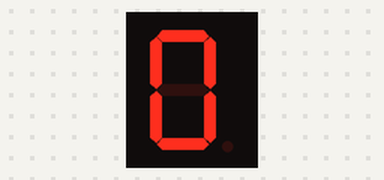
A sketch run on a simulated Arduino MKR. Parts: 1-digit seven-segment display. Wiring (inferred from the names in the program): 1-digit 7-segment display, segments lit when HIGH: segments D12, D11, D10, D9, D8, D7, D6. The segment pins are drawn as the display they are named for.

Above: at 0.1 s.
At 10.1 s:
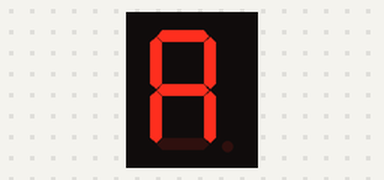
At 12.1 s:
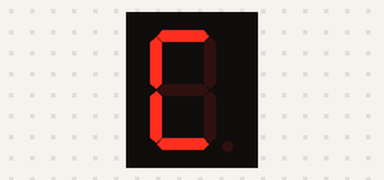
At 13.1 s:
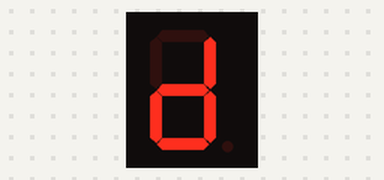
At 14.1 s:
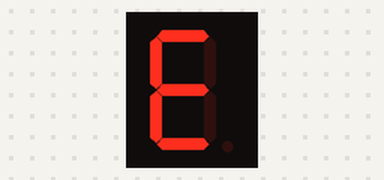
At 15.1 s:
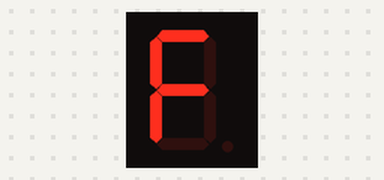

Measured:
- by itself, everything shown: repeats every 16.0 s, in 16 steps
- what the display in image 1 shows lasts 1.0 s, from 10.0 s to 11.0 s

The sketch:

seven_segment_direct.ino
```cpp
#include <WiFiNINA.h>

const int SEGA = 12;
const int SEGB = 11;
const int SEGC = 10;
const int SEGD = 9;
const int SEGE = 8;
const int SEGF = 7;
const int SEGG = 6;

void setup() {
  // put your setup code here, to run once:
  pinMode(SEGA,OUTPUT);
  pinMode(SEGB,OUTPUT);
  pinMode(SEGC,OUTPUT);
  pinMode(SEGD,OUTPUT);
  pinMode(SEGE,OUTPUT);
  pinMode(SEGF,OUTPUT);
  pinMode(SEGG,OUTPUT);

}

void loop() {
  // put your main code here, to run repeatedly:
  int count = 0;
  for(count = 0; count<16; count++){
    switch(count){
      case 0:
          digitalWrite(SEGA,HIGH);
          digitalWrite(SEGB,HIGH);
          digitalWrite(SEGC,HIGH);
          digitalWrite(SEGD,HIGH);
          digitalWrite(SEGE,HIGH);
          digitalWrite(SEGF,HIGH);
          digitalWrite(SEGG,LOW);
          break;
      case 1:
          digitalWrite(SEGA,LOW);
          digitalWrite(SEGB,HIGH);
          digitalWrite(SEGC,HIGH);
          digitalWrite(SEGD,LOW);
          digitalWrite(SEGE,LOW);
          digitalWrite(SEGF,LOW);
          digitalWrite(SEGG,LOW);
          break;
      case 2:
          digitalWrite(SEGA,HIGH);
          digitalWrite(SEGB,HIGH);
          digitalWrite(SEGC,LOW);
          digitalWrite(SEGD,HIGH);
          digitalWrite(SEGE,HIGH);
          digitalWrite(SEGF,LOW);
          digitalWrite(SEGG,HIGH);
          break;
      case 3:
          digitalWrite(SEGA,HIGH);
          digitalWrite(SEGB,HIGH);
          digitalWrite(SEGC,HIGH);
          digitalWrite(SEGD,HIGH);
          digitalWrite(SEGE,LOW);
          digitalWrite(SEGF,LOW);
          digitalWrite(SEGG,HIGH);
          break;
      case 4:
          digitalWrite(SEGA,LOW);
          digitalWrite(SEGB,HIGH);
          digitalWrite(SEGC,HIGH);
          digitalWrite(SEGD,LOW);
          digitalWrite(SEGE,LOW);
          digitalWrite(SEGF,HIGH);
          digitalWrite(SEGG,HIGH);
          break;
      case 5:
          digitalWrite(SEGA,HIGH);
          digitalWrite(SEGB,LOW);
          digitalWrite(SEGC,HIGH);
          digitalWrite(SEGD,HIGH);
          digitalWrite(SEGE,LOW);
          digitalWrite(SEGF,HIGH);
          digitalWrite(SEGG,HIGH);
          break;
      case 6:
          digitalWrite(SEGA,HIGH);
          digitalWrite(SEGB,LOW);
          digitalWrite(SEGC,HIGH);
          digitalWrite(SEGD,HIGH);
          digitalWrite(SEGE,HIGH);
          digitalWrite(SEGF,HIGH);
          digitalWrite(SEGG,HIGH);
          break;
      case 7:
          digitalWrite(SEGA,HIGH);
          digitalWrite(SEGB,HIGH);
          digitalWrite(SEGC,HIGH);
          digitalWrite(SEGD,LOW);
          digitalWrite(SEGE,LOW);
          digitalWrite(SEGF,LOW);
          digitalWrite(SEGG,LOW);
          break;
      case 8:
          digitalWrite(SEGA,HIGH);
          digitalWrite(SEGB,HIGH);
          digitalWrite(SEGC,HIGH);
          digitalWrite(SEGD,HIGH);
          digitalWrite(SEGE,HIGH);
          digitalWrite(SEGF,HIGH);
          digitalWrite(SEGG,HIGH);
          break;
      case 9:
          digitalWrite(SEGA,HIGH);
          digitalWrite(SEGB,HIGH);
          digitalWrite(SEGC,HIGH);
          digitalWrite(SEGD,LOW);
          digitalWrite(SEGE,LOW);
          digitalWrite(SEGF,HIGH);
          digitalWrite(SEGG,HIGH);
          break;
      case 10: //A
          digitalWrite(SEGA,HIGH);
          digitalWrite(SEGB,HIGH);
          digitalWrite(SEGC,HIGH);
          digitalWrite(SEGD,LOW);
          digitalWrite(SEGE,HIGH);
          digitalWrite(SEGF,HIGH);
          digitalWrite(SEGG,HIGH);
          break;
      case 11: //B
          digitalWrite(SEGA,LOW);
          digitalWrite(SEGB,LOW);
          digitalWrite(SEGC,HIGH);
          digitalWrite(SEGD,HIGH);
          digitalWrite(SEGE,HIGH);
          digitalWrite(SEGF,HIGH);
          digitalWrite(SEGG,HIGH);
          break;
      case 12: //C
          digitalWrite(SEGA,HIGH);
          digitalWrite(SEGB,LOW);
          digitalWrite(SEGC,LOW);
          digitalWrite(SEGD,HIGH);
          digitalWrite(SEGE,HIGH);
          digitalWrite(SEGF,HIGH);
          digitalWrite(SEGG,LOW);
          break;
      case 13: //D
          digitalWrite(SEGA,LOW);
          digitalWrite(SEGB,HIGH);
          digitalWrite(SEGC,HIGH);
          digitalWrite(SEGD,HIGH);
          digitalWrite(SEGE,HIGH);
          digitalWrite(SEGF,LOW);
          digitalWrite(SEGG,HIGH);
          break;
      case 14: //E
          digitalWrite(SEGA,HIGH);
          digitalWrite(SEGB,LOW);
          digitalWrite(SEGC,LOW);
          digitalWrite(SEGD,HIGH);
          digitalWrite(SEGE,HIGH);
          digitalWrite(SEGF,HIGH);
          digitalWrite(SEGG,HIGH);
          break;
      case 15: //F
          digitalWrite(SEGA,HIGH);
          digitalWrite(SEGB,LOW);
          digitalWrite(SEGC,LOW);
          digitalWrite(SEGD,LOW);
          digitalWrite(SEGE,HIGH);
          digitalWrite(SEGF,HIGH);
          digitalWrite(SEGG,HIGH);
          break;
    }
    delay(1000);
  }

}
```
